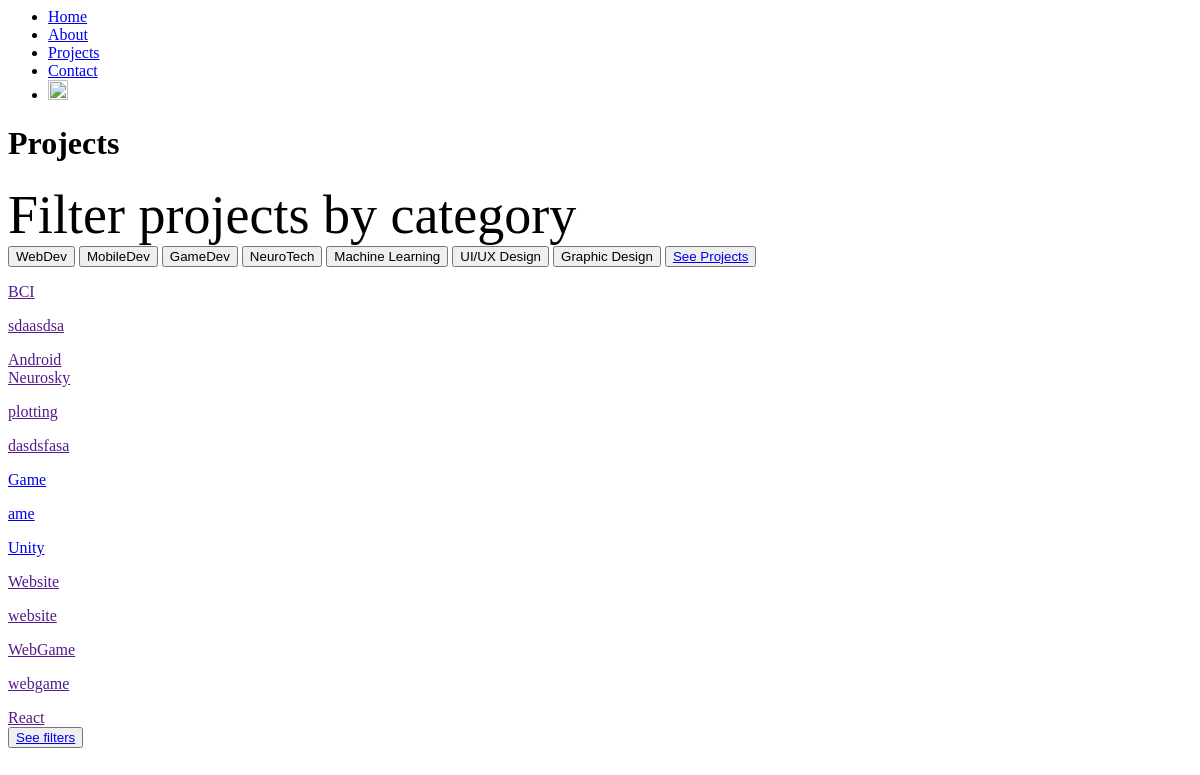
The page /sections/projects/ on the database as committed earlier.
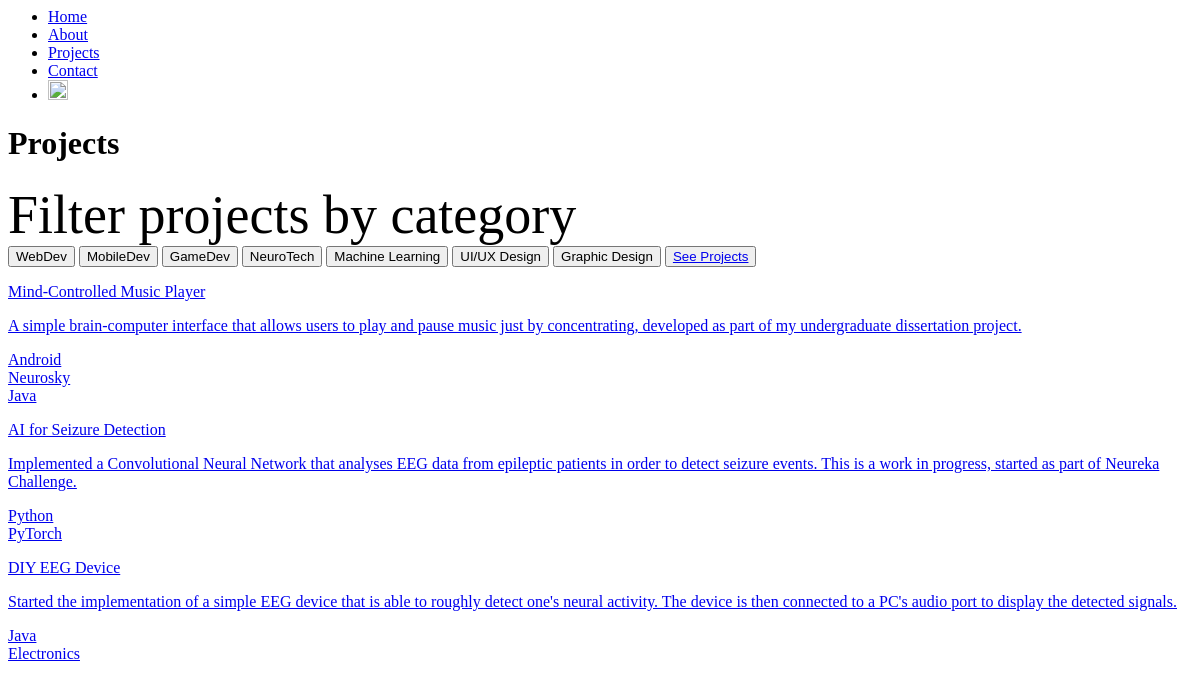
The same page on the database as committed later.
### website/models.py (models this page shows, shortened)
class Project(models.Model):
    image = models.ImageField(upload_to ='static/')
    title = models.CharField(max_length=30, primary_key=True)
    description = models.TextField(max_length=200)
    date_finished = models.DateField()
    link = models.URLField(blank=True)
    tags = models.ManyToManyField("ProjectTag")
    technologies_used = models.ManyToManyField("ProjectTechnology", blank=True)

class ProjectTechnology(models.Model):
    name = models.CharField(max_length=20)

### website/views.py (the view)
# urls.py: path('sections/projects/', views.projects, name='projects'),
def projects(request):
    template = loader.get_template('website/projects.html')
    projects = Project.objects.all().order_by('-date_finished')
    for project in projects:
        project.labels = project.technologies_used.values_list('name', flat=True)
    context = { "projects" : projects }
    return HttpResponse(template.render(context, request))

### templates/website/projects.html (shortened to what the changed rows need)
{% load static %}
<h1 class="title section-title orange">Projects</h1>
<div class="white padding-sides padding-top">
<div id="projectsCarousel" class="carousel slide" data-ride="carousel">
    <div class="carousel-inner">
	<div class="carousel-item active">
		<div class="cards row">
		{% for project in projects|slice:"0:3" %}
		<div class="col-4">
            <a href="{{project.link}}" target="_blank">
			<div class="card project-card">
				<div class="card-body">
					<p class="blue card-title">{{ project.title }}</p>
					<p class="blue card-text">{{ project.description }}</p>
                    {% if project.labels %}
                        <div class="project-labels d-flex">
                        {% for label in project.labels %}
                            <div class="badge badge-primary project-label">{{ label }}</div>
                        {% endfor %}
                        </div>
                    {% endif %}
				</div>
			</div>
            </a>
		</div>
		{% endfor %}
		</div>
	</div>
	{% if projects|length > 3 %}
	<div class="carousel-item">
		<div class="cards row">
		{% for project in projects|slice:"3:6" %}
            <div class="col-4">
                <a href="{{project.link}}" target="_blank">
                <div class="card project-card">
                    <div class="card-body">
                        <p class="blue card-title">{{ project.title }}</p>
                        <p class="blue card-text">{{ project.description }}</p>
                        {% if project.labels %}
                            <div class="project-labels d-flex">
                            {% for label in project.labels %}
                                <div class="badge badge-primary project-label">{{ label }}</div>
                            {% endfor %}
                            </div>
                        {% endif %}
                    </div>
                </div>
                </a>
            </div>
		{% endfor %}
		</div>
	</div>
	{% endif %}
</div>
</div>
{% if projects|length > 4 %}
<button class="learn-more back-to-selection">
    <a href="#!" onclick="showSelection()">
        <span class="button-text orange" style="">See filters</span>
    </a>
</button>
{% endif %}

Rows that differ between the two databases and show on the page:
removed Project: title "BCI", description "sdaasdsa", ProjectTechnology (name "Android"), ProjectTechnology (name "Neurosky"), shown under "Projects"
removed Project: title "plotting", description "dasdsfasa", shown under "Projects"
removed Project: title "Game", description "ame", shown under "Projects"
no longer on this page (row unchanged): ProjectTechnology: name "Unity", shown under "Game"
removed Project: title "Website", description "website"
removed Project: title "WebGame", description "webgame"
no longer on this page (row unchanged): ProjectTechnology: name "React", shown under "WebGame"
added Project: title "Mind-Controlled Music Player", description "A simple brain-computer interface that allows users to play and pause music just by concentrating, developed as part of my undergraduate dissertation project.", ProjectTechnology (name "Android"), ProjectTechnology (name "Neurosky"), shown under "Projects"
added ProjectTechnology: name "Java"
added Project: title "AI for Seizure Detection", description "Implemented a Convolutional Neural Network that analyses EEG data from epileptic patients in order to detect seizure events. This is a work in progress, started as part of Neureka Challenge.", shown under "Projects"
added ProjectTechnology: name "Python", shown under "AI for Seizure Detection"
added ProjectTechnology: name "PyTorch", shown under "AI for Seizure Detection"
added Project: title "DIY EEG Device", description "Started the implementation of a simple EEG device that is able to roughly detect one's neural activity. The device is then connected to a PC's audio port to display the detected signals.", shown under "Projects"
added ProjectTechnology: name "Electronics", shown under "DIY EEG Device"
Other text that changed with them:
text no longer shown: "See filters"
